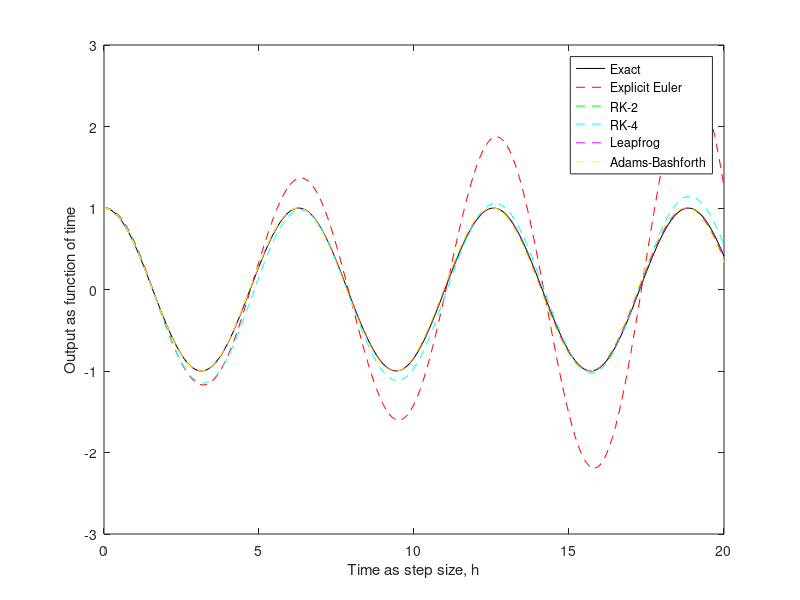

MATLAB code for this plot:
% dy/dt = iy
% y(0) = 1 for 0 <= t <=20
% Exact y(t) = exp(it)
dt = 0.1;
t = 0:dt:20;
Exact_y = exp(1j*t);
plot(t,Exact_y,'k');
N = length(t);
hold on;
% Explicit Euler
% Initial condition
y_Explicit(1) =1;
% Loop all timesteps
for i = 2:N
 y_Explicit(i) = y_Explicit(i-1)*(1 - 1j*dt);
end
plot(t,y_Explicit,'r --');
% Runge-Kutta second-order RK2
% Initial condition
y_RK2(1) = 1;
for i = 2:N
 %Step -1 
 w_tildle = y_RK2(i-1) + dt *(1j*y_RK2(i-1));
 % Step - 2
 y_RK2(i) = y_RK2(i-1) + dt *(0.5*(1j*y_RK2(i-1)) + 0.5*(1j*w_tildle));
end
plot(t,y_RK2,'g --');
% Runge-Kutta fourth-order RK4
% Initial condition
y_RK4(1) = 1;
for i = 2:N
 %Step -1 
 k1 = dt*(1j*y_RK4(i-1));
 %Step -2 
 k2 = dt*(1j*y_RK2(i-1) + k1/2);
 %Step -3 
 k3 = dt*(1j*y_RK2(i-1) + k2/2);
 %Step -4 
 k4 = dt*(1j*y_RK2(i-1) + k3);
 y_RK4(i) = y_RK4(i-1) + k1/6 + (k2 + k3)/3 + k4/6;
end
plot(t,y_RK4,'c --');
% Leapfrog scheme
% Initial condition
y_LF(1) = 1;
% Supply the solution from Runge-Kutta 2nd order
y_LF(2) = y_RK2(2);
for i=3:N
 y_LF(i) = y_LF(i-2) + 2*dt*(1j*y_LF(i-1));
end
plot(t,y_LF,'m --');
%Adams-Bashforth scheme
y_AB(1) = 1;
%Supply the solution from Runge-Kutta 2nd order
y_AB(2) = y_RK2(2);
for i=3:N
 y_AB(i) = y_AB(i-1) + (3/2)*dt * (1j * y_AB(i-1)) - (1/2)*dt * (1j * y_AB(i-2));
end
plot(t,y_AB,'y --');
xlabel('Time as step size, h')
ylabel('Output as function of time')
legend('Exact','Explicit Euler','RK-2','RK-4','Leapfrog','Adams-Bashforth')